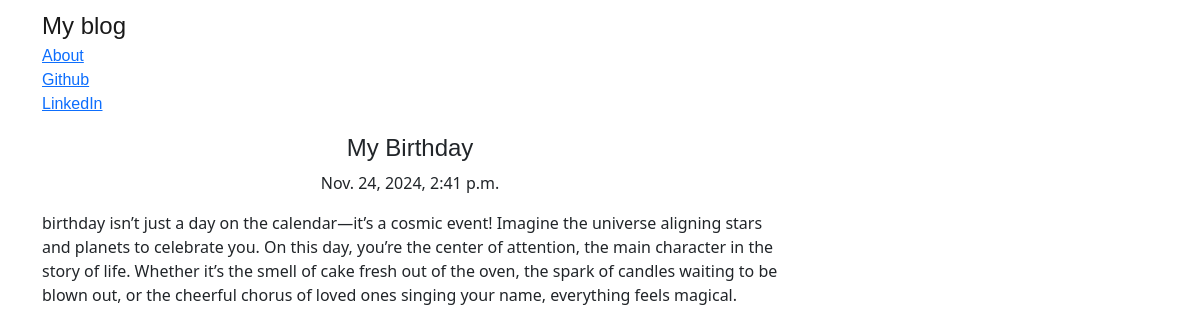
Page /post/7 on the committed database.
### blog/models.py (models this page shows, shortened)
class Post(models.Model):
    author=models.ForeignKey('auth.User',on_delete=models.CASCADE)
    title=models.CharField(max_length=256)
    text=models.TextField()
    created_date=models.DateTimeField(default=timezone.now())
    published_date=models.DateTimeField(blank=True,null=True)

### blog/views.py (the view)
# urls.py: path('post/<int:pk>', PostDetailView.as_view(), name='post_detail'),
class PostDetailView(DetailView):
    model=Post

### blog/templates/blog/post_detail.html (shortened to what this page needs)
{% extends "blog/base.html" %}
{%block content%}
    <h1 class="posttitle ">{{post.title}}</h1>
    {% if post.published_date%}
        <div class="date postdate">
            {{post.published_date}}
        </div>
    {%else%}
        <a class="btn btn-primary" href="{%url 'post_publish' pk=post.pk%}">Publish</a>
    {% endif %}
    <p class="postcontent">{{post.text|safe|linebreaksbr}}</p>
{%endblock%}

### blog/static/css/blog.css (style rules this page uses)
.postdate { text-align: center; }
.posttitle { font-family: 'Russo One',sans-serif; font-size: 1.5em; text-align: center; }
.postcontent { font-family: 'Montserrat'; font-size: 1.5em; }

### rows in the picture
Post: title "My Birthday", published_date "Nov. 24, 2024, 2:41 p.m.", text "birthday isn’t just a day on the calendar—it’s a cosmic event! Imagine the universe aligning stars and planets to celebrate you. On this day, you’re the center of attention, the main character in the story of life. Whether it’s the smell of cake fresh out of the oven, the spark of candles waiting to be blown out, or the cheerful chorus of loved ones singing your name, everything feels magical."
